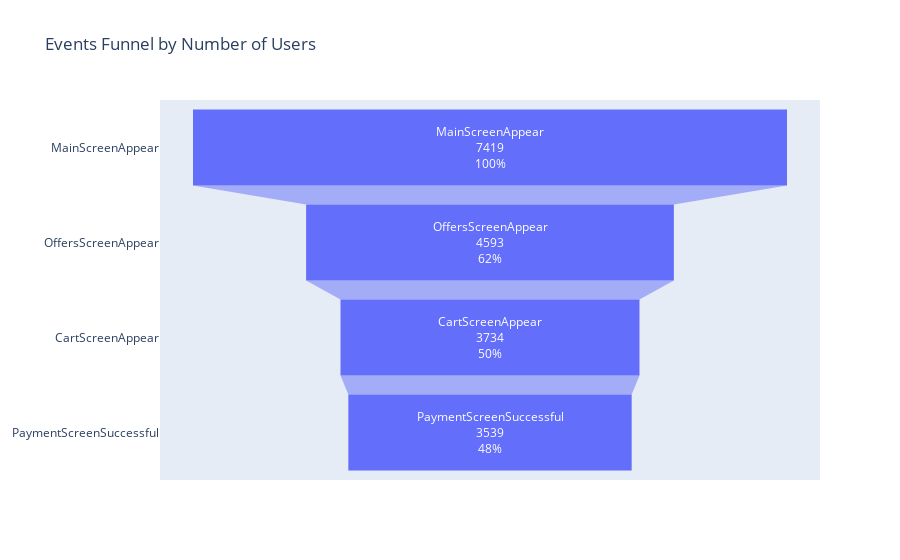

Here is the notebook cell this chart was saved with:
### Markdown cell above
Let's take a look at the shares of people at every stage in relation to the initial number of users

### Code cell
fig = go.Figure(go.Funnel(
    y = event_funnel["event_name"],
    x = event_funnel['unique_users'], textinfo = "label+value+percent initial"))
fig.update_layout(title='Events Funnel by Number of Users')
fig.show()

### Figure 1 — Plotly figure (JSON) as saved in the notebook; plotly's stock layout.template omitted (floating-point values rounded to 4 significant figures)
{"data": [{"textinfo": "label+value+percent initial", "type": "funnel", "x": [7419, 4593, 3734, 3539], "y": ["MainScreenAppear", "OffersScreenAppear", "CartScreenAppear", "PaymentScreenSuccessful"]}], "layout": {"title": {"text": "Events Funnel by Number of Users"}}}
